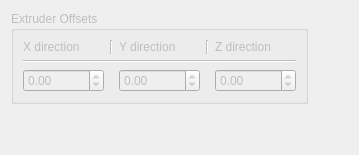
         <widget class="QWidget" name="tab_5">
          <attribute name="title">
           <string>Extruder Offsets</string>
          </attribute>
          <layout class="QGridLayout" name="gridLayout_15">
           <item row="0" column="0">
            <widget class="QGroupBox" name="ExtruderOffsetGroup">
             <property name="enabled">
              <bool>false</bool>
             </property>
             <property name="title">
              <string>Extruder Offsets</string>
             </property>
             <layout class="QGridLayout" name="gridLayout_4">
              <item row="0" column="0">
               <widget class="QLabel" name="label_9">
                <property name="text">
                 <string>X direction</string>
                </property>
               </widget>
              </item>
              <item row="0" column="1">
               <widget class="Line" name="line_5">
                <property name="orientation">
                 <enum>Qt::Vertical</enum>
                </property>
               </widget>
              </item>
              <item row="0" column="2">
               <widget class="QLabel" name="label_10">
                <property name="text">
                 <string>Y direction</string>
                </property>
               </widget>
              </item>
              <item row="0" column="3">
               <widget class="Line" name="line_6">
                <property name="orientation">
                 <enum>Qt::Vertical</enum>
                </property>
               </widget>
              </item>
              <item row="0" column="4">
               <widget class="QLabel" name="label_15">
                <property name="text">
                 <string>Z direction</string>
                </property>
               </widget>
              </item>
              <item row="1" column="0" colspan="5">
               <widget class="Line" name="line_7">
                <property name="orientation">
                 <enum>Qt::Horizontal</enum>
                </property>
               </widget>
              </item>
              <item row="2" column="0">
               <widget class="QDoubleSpinBox" name="extruderOffsetX">
                <property name="minimum">
                 <double>-99999.000000000000000</double>
                </property>
                <property name="maximum">
                 <double>99999.990000000005239</double>
                </property>
               </widget>
              </item>
              <item row="2" column="2">
               <widget class="QDoubleSpinBox" name="extruderOffsetY">
                <property name="minimum">
                 <double>-99999.000000000000000</double>
                </property>
                <property name="maximum">
                 <double>99999.990000000005239</double>
                </property>
               </widget>
              </item>
              <item row="2" column="4">
               <widget class="QDoubleSpinBox" name="extruderOffsetZ">
                <property name="minimum">
                 <double>-99999.000000000000000</double>
                </property>
                <property name="maximum">
                 <double>99999.990000000005239</double>
                </property>
               </widget>
              </item>
             </layout>
            </widget>
           </item>
           <item row="1" column="0">
            <spacer name="verticalSpacer_2">
             <property name="orientation">
              <enum>Qt::Vertical</enum>
             </property>
             <property name="sizeHint" stdset="0">
              <size>
               <width>20</width>
               <height>40</height>
              </size>
             </property>
            </spacer>
           </item>
           <item row="0" column="1">
            <spacer name="horizontalSpacer_2">
             <property name="orientation">
              <enum>Qt::Horizontal</enum>
             </property>
             <property name="sizeHint" stdset="0">
              <size>
               <width>40</width>
               <height>20</height>
              </size>
             </property>
            </spacer>
           </item>
          </layout>
         </widget>
